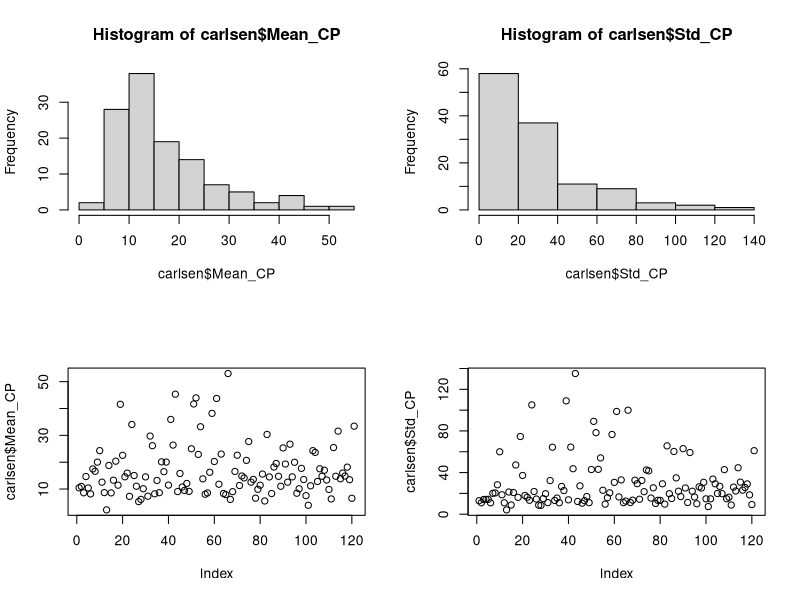
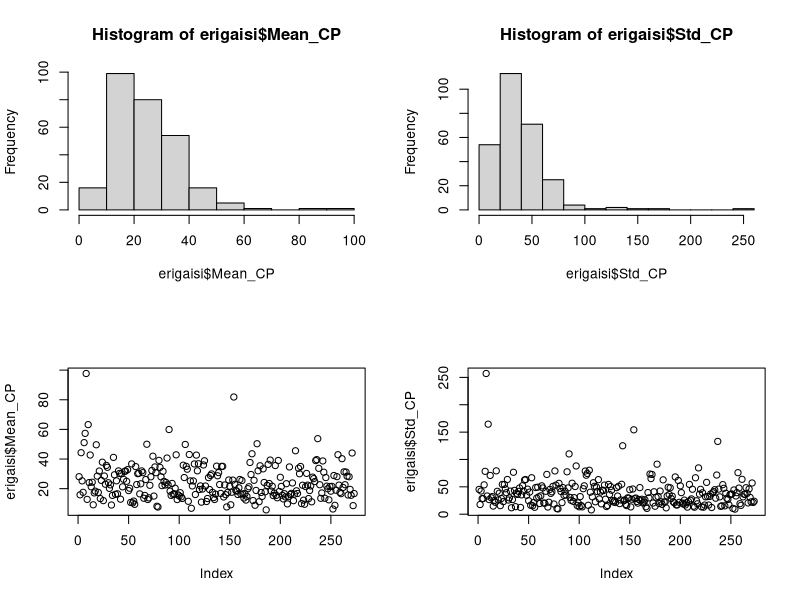
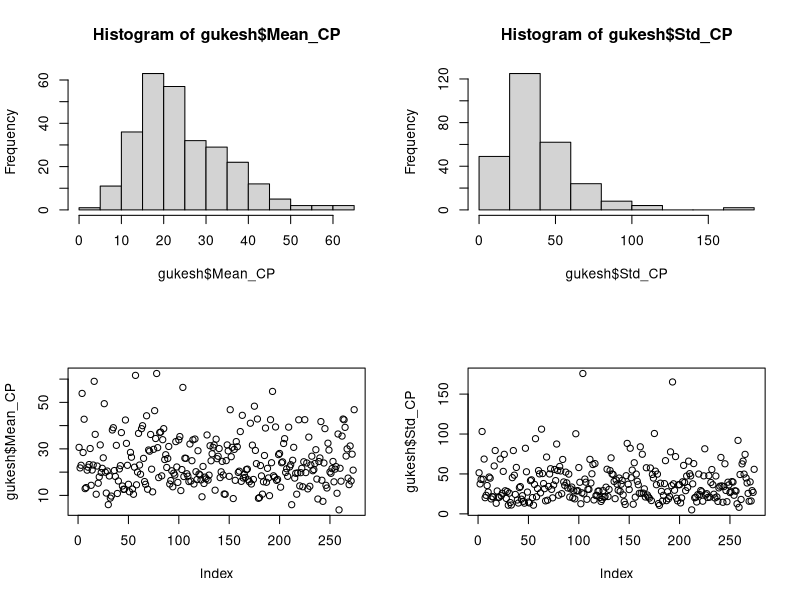
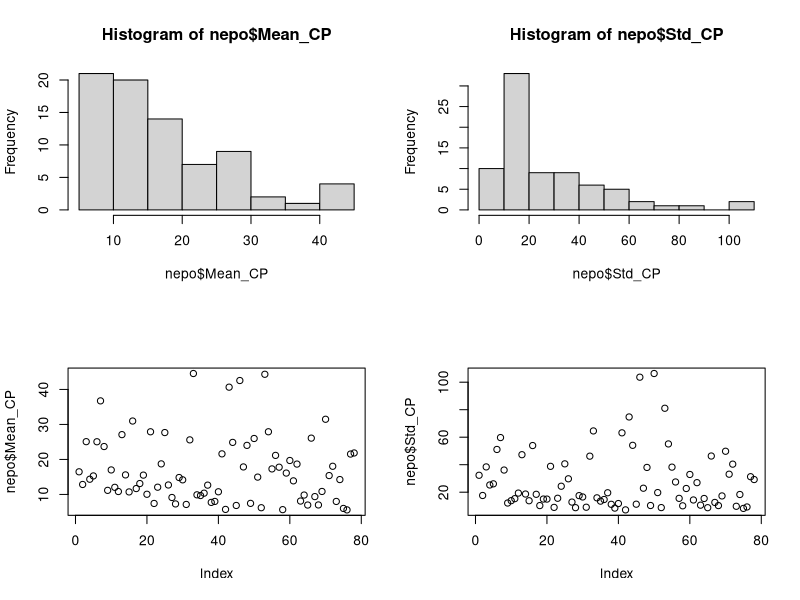
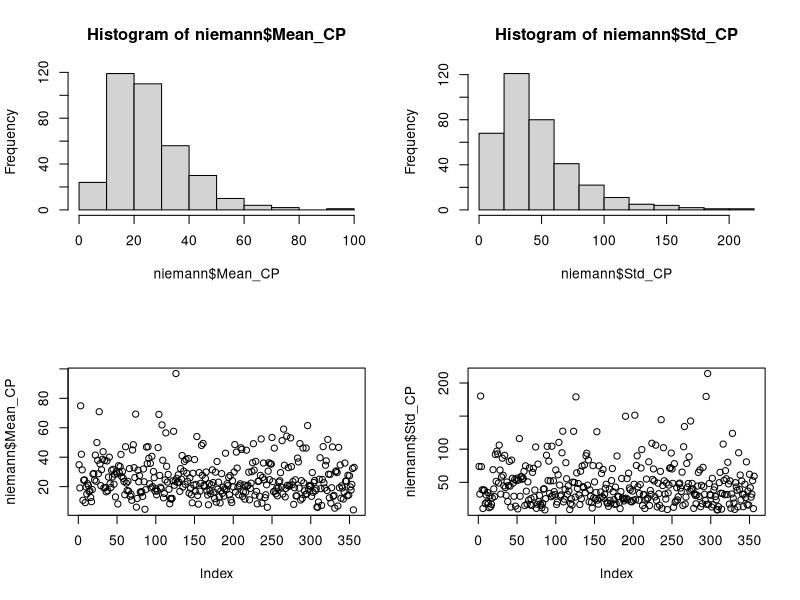

Reproduce these figures in R, in order.
## MAKE SURE TO SETWD TO INSIDE CODE FOLDER

## only over-the-board games
## mean_cp_less = beta_0 + beta_1 * age + beta_2 * time + beta_3 * elo
## std_cp_less = beta_0 + beta_1 * age + beta_2 * time + beta_3 * elo

carlsen <- read.csv('../data/carlsen.csv')
erigaisi <- read.csv('../data/erigaisi.csv')
gukesh <- read.csv('../data/gukesh.csv')
nepo <- read.csv('../data/nepo.csv')
niemann <- read.csv('../data/niemann.csv')

par(mfrow=c(2,2))

hist(carlsen$Mean_CP)
hist(carlsen$Std_CP)
plot(carlsen$Mean_CP)
plot(carlsen$Std_CP)

hist(erigaisi$Mean_CP)
hist(erigaisi$Std_CP)
plot(erigaisi$Mean_CP)
plot(erigaisi$Std_CP)

hist(gukesh$Mean_CP)
hist(gukesh$Std_CP)
plot(gukesh$Mean_CP)
plot(gukesh$Std_CP)

hist(nepo$Mean_CP)
hist(nepo$Std_CP)
plot(nepo$Mean_CP)
plot(nepo$Std_CP)

hist(niemann$Mean_CP)
hist(niemann$Std_CP)
plot(niemann$Mean_CP)
plot(niemann$Std_CP)

dev.off()

